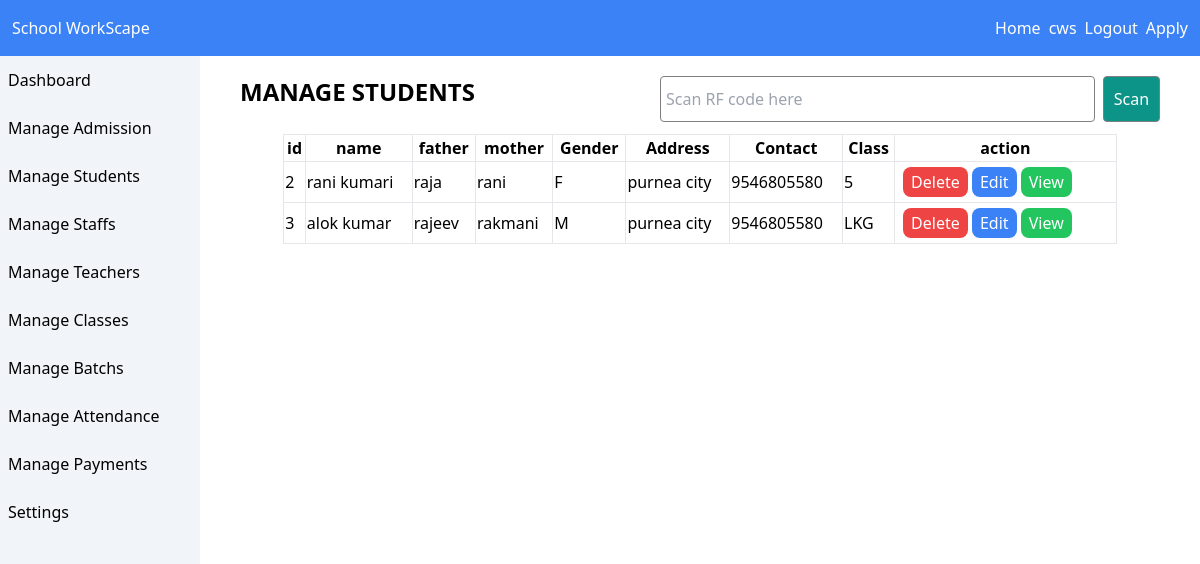
Before: /manage/student (signed in) with the older database file.
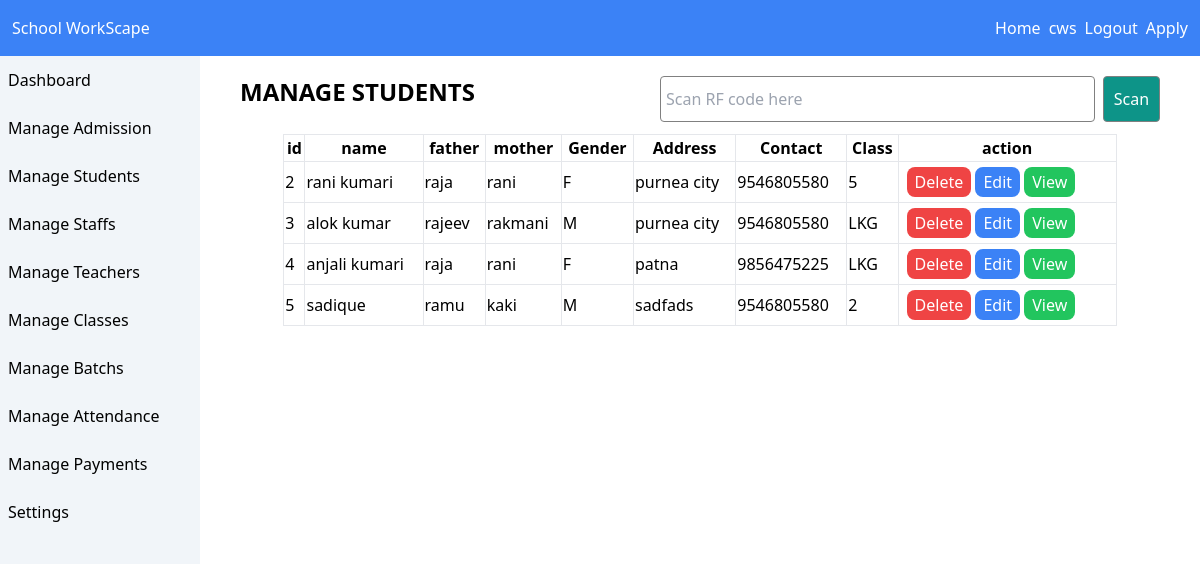
After: the same page with the newer database file.
### schoolwork/models.py (models this page shows, shortened)
class Student(models.Model):
    full_name = models.CharField(max_length=200)
    father_name = models.CharField(max_length=200)
    mother_name = models.CharField(max_length=200)
    gender = models.CharField(max_length=10,choices=GENDER)
    nationality = models.CharField(max_length=20, choices=(("Indian","Indian"),("Other","Other")))
    address = models.TextField()
    city = models.CharField(max_length=30,choices=(("Purnea","Purnea"),("Bhagalpur","Bhagalpur")))
    state = models.CharField(max_length=200)
    pin_code = models.IntegerField()
    contact = models.CharField(max_length=15)
    image = models.ImageField(upload_to="students/",null=True,blank=True)
    dob = models.DateField(help_text="use MM/DD/YYYY format")
    className = models.ForeignKey("Classes",on_delete=models.CASCADE)
    isApproved = models.BooleanField(default=False)
    rf_code = models.CharField(max_length=100, blank=True, null=True,unique=True)

class Classes(models.Model):
    className = models.CharField(max_length=200,choices=CLASSLIST)

### schoolwork/views.py (the view)
# urls.py: path("manage/student",manageStudents, name="manageStudent"),
@login_required()
def manageStudents(r):
    data = {}
    data['title'] = "Manage Students"
    data['students']  = Student.objects.filter(isApproved=True)
    return render(r,"admin/manageStudents.html",data)

### templates/admin/manageStudents.html
{% extends 'admin/adminBase.html' %}
{% block 'admin-content' %}
    <div class="flex h-[90vh] mt-5 flex-col items-start">
        <div class="flex justify-between px-10 w-full">
            <h1 class="font-semibold text-2xl flex-1">{{ title|upper }}</h1>
            <form action="{% url 'scan' %}" method="get" class="flex gap-2">
                <input type="text" name="code" class="border" placeholder="Scan RF code here" size="40" autofocus/>
                <input type="submit" class="bg-teal-600 text-white px-3 py-2 rounded w-16" value="Scan">
            </form>
        </div>
        <table class="w-10/12 mx-auto mt-3">
            <tr>
                <th  class="border">id</th>
                <th  class="border">name</th>
                <th  class="border">father</th>
                <th  class="border">mother</th>
                <th  class="border">Gender</th>
                <th  class="border">Address</th>
                <th  class="border">Contact</th>
                <th  class="border">Class</th>
                <th  class="border">action</th>
            </tr>
            {% for student in students %}
                <tr>
                    <td class="border">{{ student.id }}</td>
                    <td class="border">{{ student.full_name }}</td>
                    <td class="border">{{ student.father_name }}</td>
                    <td class="border">{{ student.mother_name }}</td>
                    <td class="border">{{ student.gender }}</td>
                    <td class="border">{{ student.address }}</td>
                    <td class="border">{{ student.contact }}</td>
                    <td class="border">
                        {% if student.isApproved %}
                            <a href="{% url 'viewClassWise' student.className.className %}">{{ student.className.className }}</a>
                        {% else %}
                            {{ student.className.className }}
                        {% endif %}
                    </td>
                    <td class="border p-2">
                        <a href="{% url 'deleteStudent' student.id %}" class="bg-red-500 text-white px-2 py-1 rounded-lg">Delete</a>
                        <a href="{% url 'editStudent' student.id %}" class="bg-blue-500 text-white px-2 py-1 rounded-lg">Edit</a>
                        <a href="{% url 'viewStudent' student.id %}" class="bg-green-500 text-white px-2 py-1 rounded-lg">View</a>
                    </td>
                </tr>
            {% endfor %}
        </table>
    </div>
{% endblock %}

### templates/admin/adminBase.html
{% extends 'base.html' %}
{% block 'content' %}
    <div class="flex">
        <div class="w-2/12 h-[91vh] bg-slate-100">
            <div class="flex flex-col">
                <a href="" class="hover:bg-slate-200 bg-slate-100 px-2 py-3 w-full">Dashboard</a>
                <a href="{% url 'manageAdmission' %}" class="hover:bg-slate-200 bg-slate-100 px-2 py-3 w-full">Manage Admission</a>
                <a href="{% url 'manageStudent' %}" class="hover:bg-slate-200 bg-slate-100 px-2 py-3 w-full">Manage Students</a>
                <a href="" class="hover:bg-slate-200 bg-slate-100 px-2 py-3 w-full">Manage Staffs</a>
                <a href="" class="hover:bg-slate-200 bg-slate-100 px-2 py-3 w-full">Manage Teachers</a>
                <a href="{% url 'manageClasses' %}" class="hover:bg-slate-200 bg-slate-100 px-2 py-3 w-full">Manage Classes</a>
                <a href="" class="hover:bg-slate-200 bg-slate-100 px-2 py-3 w-full">Manage Batchs</a>
                <a href="" class="hover:bg-slate-200 bg-slate-100 px-2 py-3 w-full">Manage Attendance</a>
                <a href="" class="hover:bg-slate-200 bg-slate-100 px-2 py-3 w-full">Manage Payments</a>
                <a href="" class="hover:bg-slate-200 bg-slate-100 px-2 py-3 w-full">Settings</a>
            </div>
        </div>
        <div class="w-10/12">
            {%block 'admin-content' %}{%endblock%}
        </div>
    </div>
{% endblock 'content' %}

### templates/base.html (shortened to what this page needs)
<!DOCTYPE html>
<html lang="en">
<head>
    <script src="https://cdn.tailwindcss.com"></script>
</head>
<body>
    <div class="flex bg-blue-500 px-3 py-4 text-white justify-between">
        <h1>School WorkScape</h1>
        <div class="flex items-center gap-2">
            <a href="{% url 'homepage' %}" class="">Home</a>
            {% if user.is_authenticated %}
                <a href="{% url 'login' %}" class="">{{ user.username }}</a>
                <a href="{% url 'logout' %}" class="">Logout</a>
            {% else %}
                <a href="{% url 'login' %}" class="">Login</a>
            {% endif %}
            <a href="{% url 'apply' %}" class="">Apply</a>
        </div>
    </div>
    {% block 'content' %}{% endblock %}
</body>
</html>

### templates/base.html (style rules this page uses)
input,select,textarea { border:1px solid gray; padding: 10px 5px!important; border-radius: 4px; width: 100%; }

Changed rows visible on the page:
added Student: id "4", full_name "anjali kumari", father_name "raja", mother_name "rani", gender "F", address "patna", contact "9856475225", className.className "LKG"
added Student: id "5", full_name "sadique", father_name "ramu", mother_name "kaki", gender "M", address "sadfads", contact "9546805580", className.className "2"
